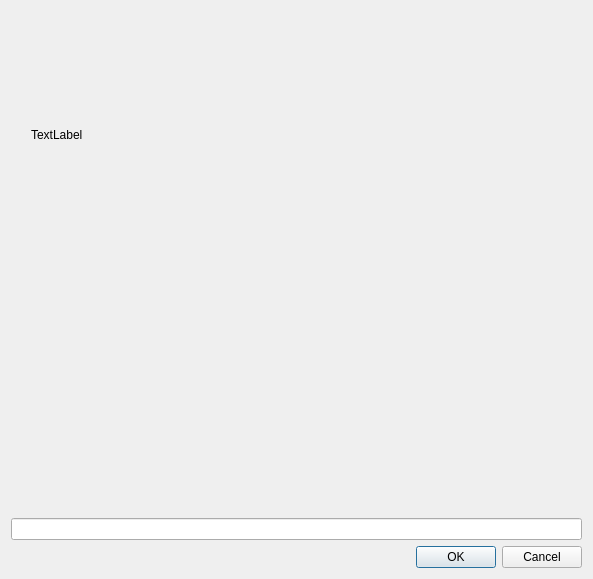
<?xml version="1.0" encoding="UTF-8"?>
<ui version="4.0">
 <class>FileShareDlg</class>
 <widget class="QDialog" name="FileShareDlg">
  <property name="geometry">
   <rect>
    <x>0</x>
    <y>0</y>
    <width>593</width>
    <height>579</height>
   </rect>
  </property>
  <property name="windowTitle">
   <string>Dialog</string>
  </property>
  <layout class="QVBoxLayout" name="verticalLayout_2">
   <item>
    <layout class="QHBoxLayout" name="horizontalLayout">
     <item>
      <spacer name="verticalSpacer">
       <property name="orientation">
        <enum>Qt::Vertical</enum>
       </property>
       <property name="sizeHint" stdset="0">
        <size>
         <width>20</width>
         <height>40</height>
        </size>
       </property>
      </spacer>
     </item>
     <item>
      <layout class="QVBoxLayout" name="verticalLayout">
       <item>
        <widget class="QLabel" name="fixedImage">
         <property name="sizePolicy">
          <sizepolicy hsizetype="Expanding" vsizetype="Expanding">
           <horstretch>0</horstretch>
           <verstretch>0</verstretch>
          </sizepolicy>
         </property>
         <property name="text">
          <string>TextLabel</string>
         </property>
        </widget>
       </item>
       <item>
        <widget class="PixmapRatioLabel" name="pixmapRatioLabel">
         <property name="sizePolicy">
          <sizepolicy hsizetype="Expanding" vsizetype="Expanding">
           <horstretch>0</horstretch>
           <verstretch>0</verstretch>
          </sizepolicy>
         </property>
        </widget>
       </item>
      </layout>
     </item>
    </layout>
   </item>
   <item>
    <widget class="LineEdit" name="lineEdit"/>
   </item>
   <item>
    <widget class="QDialogButtonBox" name="buttonBox">
     <property name="orientation">
      <enum>Qt::Horizontal</enum>
     </property>
     <property name="standardButtons">
      <set>QDialogButtonBox::Cancel|QDialogButtonBox::Ok</set>
     </property>
    </widget>
   </item>
  </layout>
 </widget>
 <customwidgets>
  <customwidget>
   <class>PixmapRatioLabel</class>
   <extends>QLabel</extends>
   <header>pixmapratiolabel.h</header>
  </customwidget>
  <customwidget>
   <class>LineEdit</class>
   <extends>QLineEdit</extends>
   <header>msgmle.h</header>
  </customwidget>
 </customwidgets>
 <resources/>
 <connections>
  <connection>
   <sender>buttonBox</sender>
   <signal>accepted()</signal>
   <receiver>FileShareDlg</receiver>
   <slot>accept()</slot>
   <hints>
    <hint type="sourcelabel">
     <x>248</x>
     <y>254</y>
    </hint>
    <hint type="destinationlabel">
     <x>157</x>
     <y>274</y>
    </hint>
   </hints>
  </connection>
  <connection>
   <sender>buttonBox</sender>
   <signal>rejected()</signal>
   <receiver>FileShareDlg</receiver>
   <slot>reject()</slot>
   <hints>
    <hint type="sourcelabel">
     <x>316</x>
     <y>260</y>
    </hint>
    <hint type="destinationlabel">
     <x>286</x>
     <y>274</y>
    </hint>
   </hints>
  </connection>
 </connections>
</ui>
